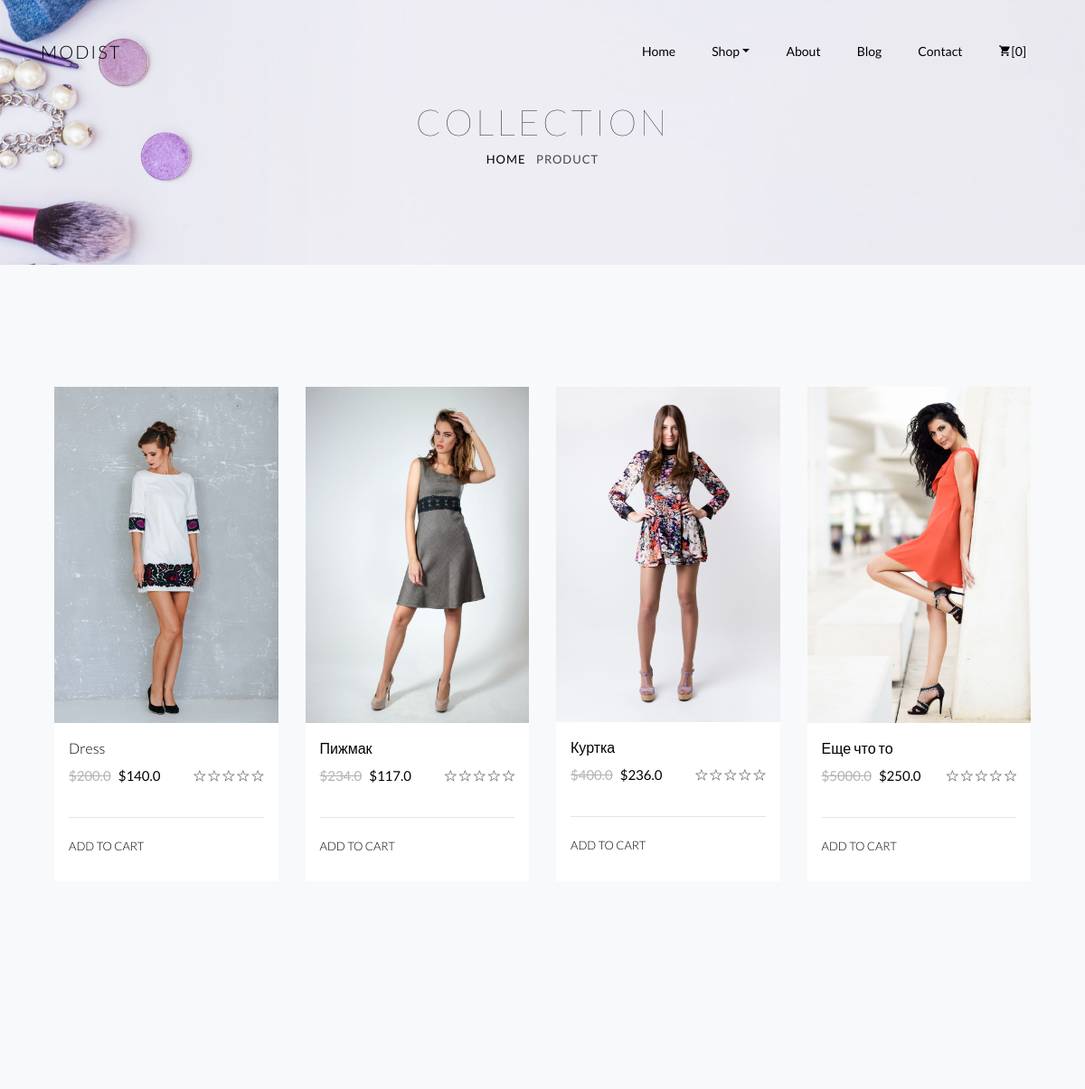
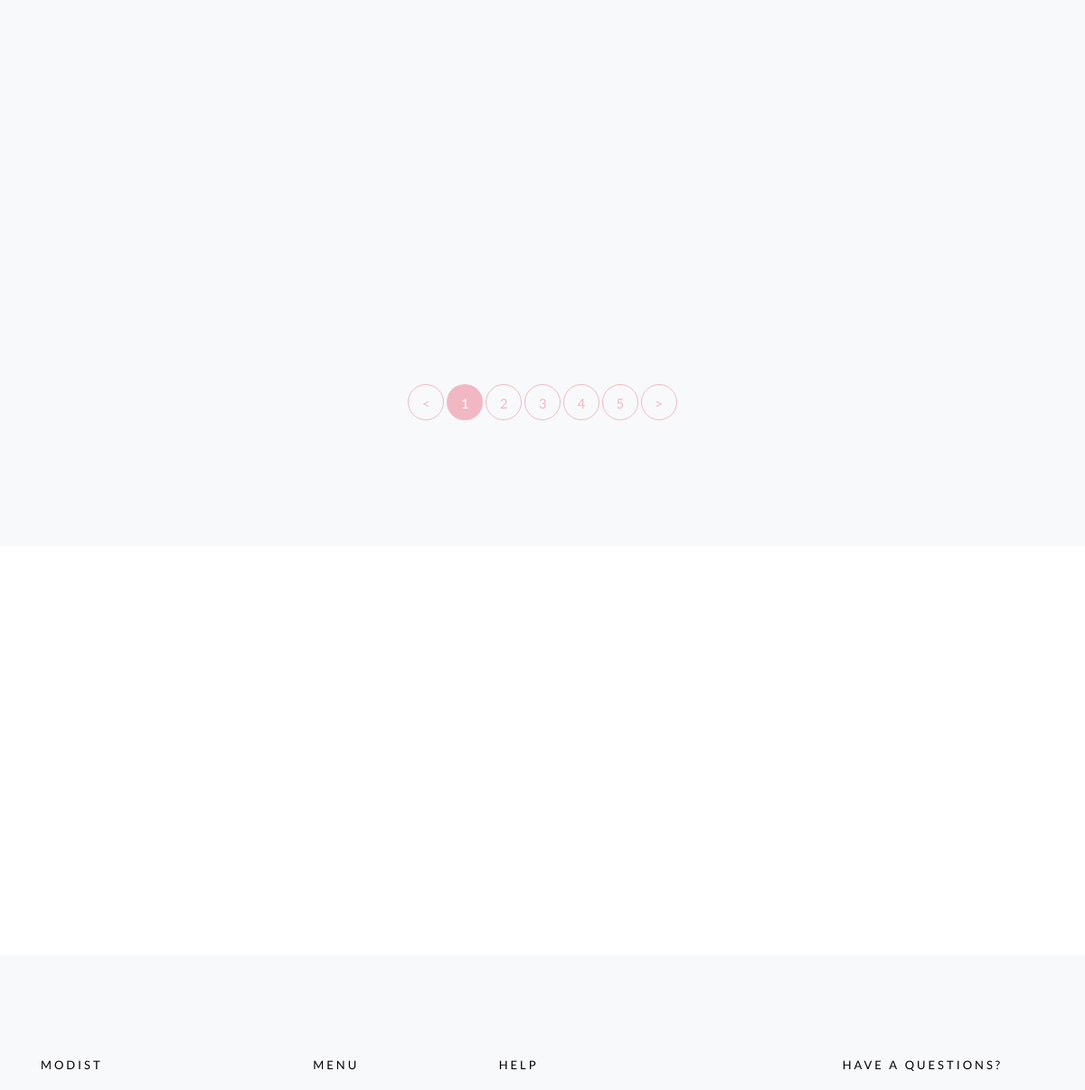
Before: /shop/products/ (upper part) with the older database file (2 pictures, top to bottom).
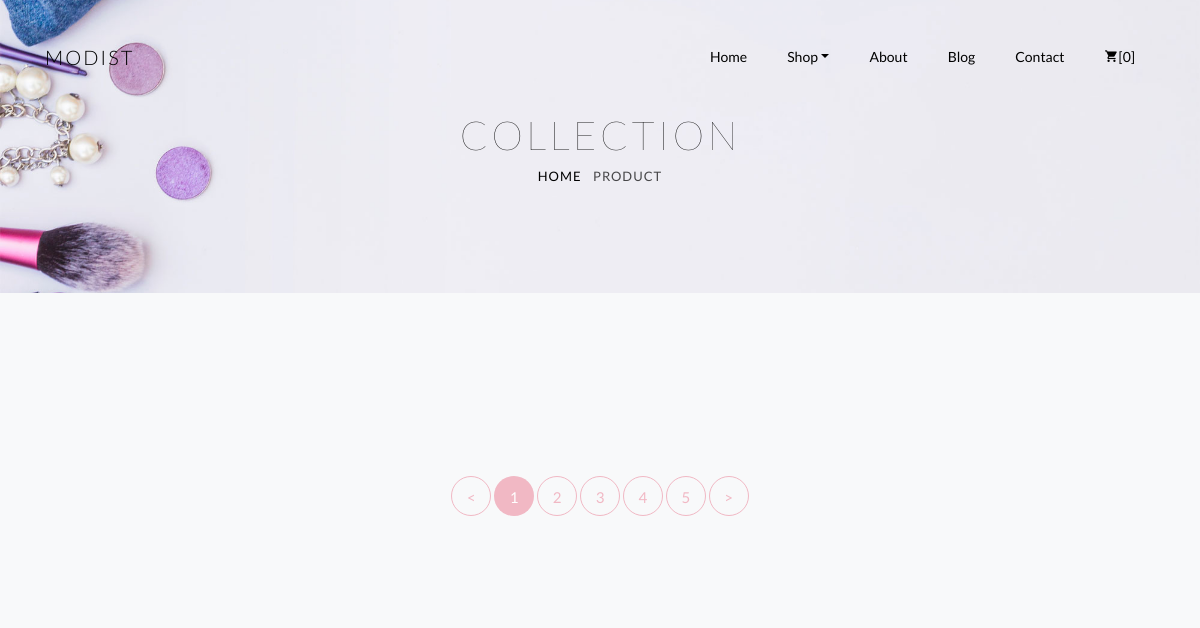
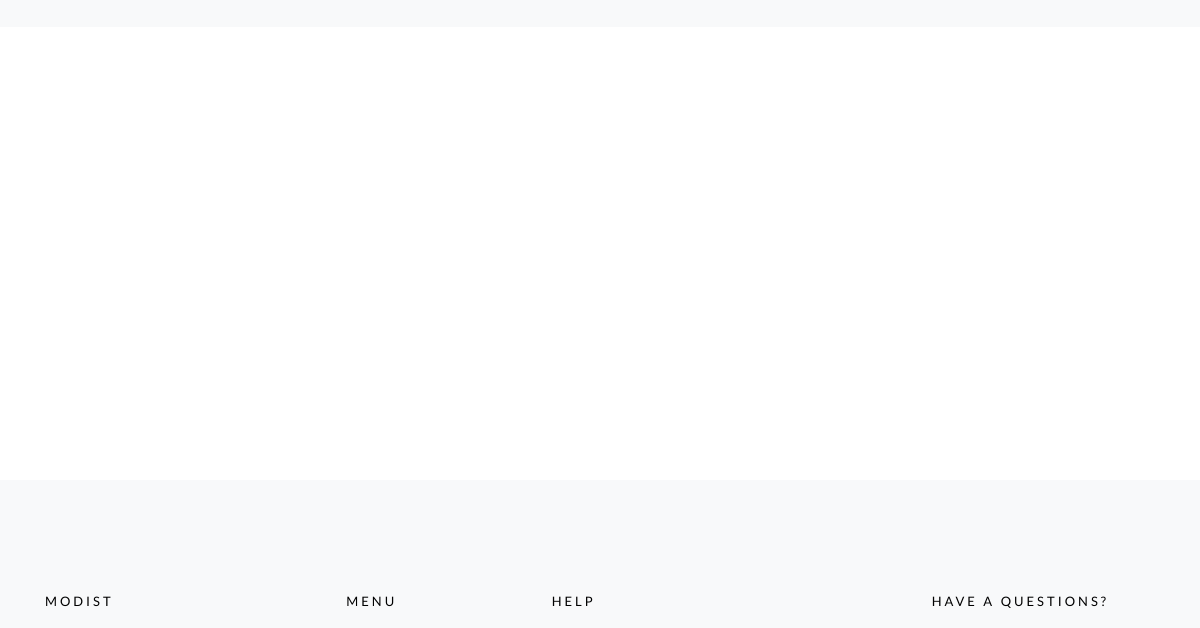
After: the same page with the newer database file (2 pictures, top to bottom).
### shop/models.py (models this page shows, shortened)
class Product(models.Model):
    def path_upload(self, filename):
        return os.path.join(
            "products",
            strftime("%Y/%m"),
            self.name.replace(" ", "_"),
            filename,
        )
    size = models.ForeignKey(
        DressSize, related_name="products", on_delete=models.CASCADE
    )
    name = models.CharField(max_length=75, verbose_name="Product name.")
    price = models.FloatField(
        validators=[price_valid], verbose_name="Product price."
    )
    sale = models.FloatField(
        null=True, validators=[sale_price], verbose_name="Product sale."
    )
    description = models.TextField(verbose_name="Product description")
    count = models.PositiveSmallIntegerField(verbose_name="Counts dresses.")
    image = models.ImageField(
        upload_to=path_upload, verbose_name="Product image."
    )
    is_active = models.BooleanField(default=True, verbose_name="Active.")
    class Meta:
        db_table = "products"
        verbose_name = "Product for shop"
        verbose_name_plural = "Products for shop"

### shop/views.py (the view)
# urls.py: path("products/", shop.products, name="products"),
def products(request):
    prods = Product.objects.all()
    context = {
        "allprod": prods
    }
    return render(request, "products.html", context)

### e_shop/templatetags/tags.py (called while the page is built)
@register.simple_tag
def price_sale(price, sale):
    return "$" + str(round(price * (1 - (sale / 100)), 2))

@register.filter
def add_dollar(value):
    return "$" + str(value)

@register.simple_tag
def media(value):
    return settings.MEDIA_URL + value.name

### shop/templates/products.html
{% extends "base.html" %}
{% load static %}
{% block products %}
{% include "shop_modules/backgr.html" %}
<section class="ftco-section bg-light">
    <div class="container-fluid">
        {% include "shop_modules/allproducts.html" %}
        {% include "shop_modules/pages.html" %}
    </div>
</section>
{% include "shop_modules/subscribe.html" %}
{% endblock products %}

### shop/templates/shop_modules/allproducts.html (shortened to what this page needs)
{% load static tags %}
<div class="row">
    {% for prod in allprod %}
    <div class="col-sm col-md-6 col-lg-3 ftco-animate">
        <div class="product">
            <a href="{% url 'single_product' prod.id %}" class="img-prod"><img class="img-fluid" src="{% media prod.image %}"
                    alt="Colorlib Template">
            </a>
            <div class="text py-3 px-3">
                <h3><a href="{% url 'single_product' prod.id %}">{{ prod.name }}</a></h3>
                <div class="d-flex">
                    <div class="pricing">
                        <p class="price"><span {% if prod.sale %} class="mr-2 price-dc"
                                {% endif %}>{{ prod.price|add_dollar }}</span>{% if prod.sale %}<span
                                class="price-sale">{% price_sale prod.price prod.sale %}</span>{% endif %}</p>
                    </div>
                    <div class="rating">
                        <p class="text-right">
                            <span class="ion-ios-star-outline"></span>
                            <span class="ion-ios-star-outline"></span>
                            <span class="ion-ios-star-outline"></span>
                            <span class="ion-ios-star-outline"></span>
                            <span class="ion-ios-star-outline"></span>
                        </p>
                    </div>
                </div>
                <hr>
                <p class="bottom-area d-flex">
                    <a href="#" class="add-to-cart"><span>Add to cart </span></a>
                </p>
            </div>
        </div>
    </div>
    {% endfor %}
</div>

Changed rows visible on the page:
removed Product: image (picture), name "Dress", price|add_dollar "$200.0", price+sale "$140.0"
removed Product: image (picture), name "Пижмак", price|add_dollar "$234.0", price+sale "$117.0"
removed Product: image (picture), name "Куртка", price|add_dollar "$400.0", price+sale "$236.0"
removed Product: image (picture), name "Еще что то", price|add_dollar "$5000.0", price+sale "$250.0"
